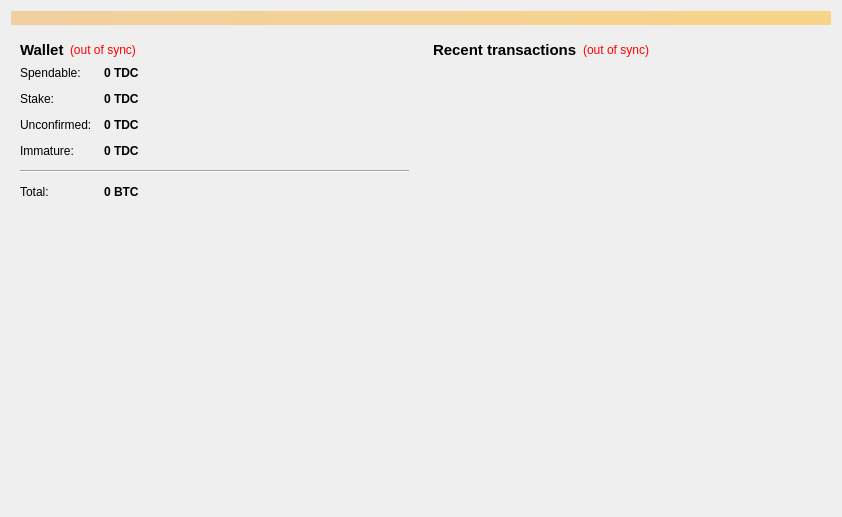
<?xml version="1.0" encoding="UTF-8"?>
<ui version="4.0">
 <class>OverviewPage</class>
 <widget class="QWidget" name="OverviewPage">
  <property name="geometry">
   <rect>
    <x>0</x>
    <y>0</y>
    <width>842</width>
    <height>517</height>
   </rect>
  </property>
  <property name="windowTitle">
   <string>Form</string>
  </property>
  <layout class="QVBoxLayout" name="topLayout">
   <item>
    <widget class="QLabel" name="labelAlerts">
     <property name="visible">
      <bool>false</bool>
     </property>
     <property name="styleSheet">
      <string notr="true">background-color: qlineargradient(x1: 0, y1: 0, x2: 1, y2: 0, stop:0 #F0D0A0, stop:1 #F8D488);  color:#000000
</string>
     </property>
     <property name="wordWrap">
      <bool>true</bool>
     </property>
     <property name="margin">
      <number>3</number>
     </property>
    </widget>
   </item>
   <item>
    <layout class="QHBoxLayout" name="horizontalLayout" stretch="1,1">
     <item>
      <layout class="QVBoxLayout" name="verticalLayout_2">
       <item>
        <widget class="QWidget" name="widget" native="true">
         <layout class="QVBoxLayout" name="verticalLayout_4">
          <item>
           <layout class="QHBoxLayout" name="horizontalLayout_4">
            <item>
             <widget class="QLabel" name="label_5">
              <property name="font">
               <font>
                <pointsize>11</pointsize>
                <weight>75</weight>
                <bold>true</bold>
               </font>
              </property>
              <property name="text">
               <string>Wallet</string>
              </property>
             </widget>
            </item>
            <item>
             <widget class="QLabel" name="labelWalletStatus">
              <property name="toolTip">
               <string>The displayed information may be out of date. Your wallet automatically synchronizes with the TDC network after a connection is established, but this process has not completed yet.</string>
              </property>
              <property name="styleSheet">
               <string notr="true">QLabel { color: red; }</string>
              </property>
              <property name="text">
               <string notr="true">(out of sync)</string>
              </property>
              <property name="alignment">
               <set>Qt::AlignLeading|Qt::AlignLeft|Qt::AlignVCenter</set>
              </property>
             </widget>
            </item>
            <item>
             <spacer name="horizontalSpacer_2">
              <property name="orientation">
               <enum>Qt::Horizontal</enum>
              </property>
              <property name="sizeHint" stdset="0">
               <size>
                <width>40</width>
                <height>20</height>
               </size>
              </property>
             </spacer>
            </item>
           </layout>
          </item>
          <item>
           <layout class="QFormLayout" name="formLayout_2">
            <property name="fieldGrowthPolicy">
             <enum>QFormLayout::AllNonFixedFieldsGrow</enum>
            </property>
            <property name="horizontalSpacing">
             <number>12</number>
            </property>
            <property name="verticalSpacing">
             <number>12</number>
            </property>
            <item row="0" column="0">
             <widget class="QLabel" name="label">
              <property name="text">
               <string>Spendable:</string>
              </property>
             </widget>
            </item>
            <item row="0" column="1">
             <widget class="QLabel" name="labelBalance">
              <property name="font">
               <font>
                <weight>75</weight>
                <bold>true</bold>
               </font>
              </property>
              <property name="cursor">
               <cursorShape>IBeamCursor</cursorShape>
              </property>
              <property name="toolTip">
               <string>Your current spendable balance</string>
              </property>
              <property name="text">
               <string notr="true">0 TDC</string>
              </property>
              <property name="alignment">
               <set>Qt::AlignLeading|Qt::AlignLeft|Qt::AlignVCenter</set>
              </property>
              <property name="textInteractionFlags">
               <set>Qt::LinksAccessibleByMouse|Qt::TextSelectableByKeyboard|Qt::TextSelectableByMouse</set>
              </property>
             </widget>
            </item>
            <item row="1" column="0">
             <widget class="QLabel" name="label_6">
              <property name="text">
               <string>Stake:</string>
              </property>
             </widget>
            </item>
            <item row="1" column="1">
             <widget class="QLabel" name="labelStake">
              <property name="font">
               <font>
                <weight>75</weight>
                <bold>true</bold>
               </font>
              </property>
              <property name="cursor">
               <cursorShape>IBeamCursor</cursorShape>
              </property>
              <property name="toolTip">
               <string>Total of coins that was staked, and do not yet count toward the current balance</string>
              </property>
              <property name="text">
               <string notr="true">0 TDC</string>
              </property>
              <property name="alignment">
               <set>Qt::AlignLeading|Qt::AlignLeft|Qt::AlignVCenter</set>
              </property>
              <property name="textInteractionFlags">
               <set>Qt::LinksAccessibleByMouse|Qt::TextSelectableByKeyboard|Qt::TextSelectableByMouse</set>
              </property>
             </widget>
            </item>
            <item row="2" column="0">
             <widget class="QLabel" name="label_3">
              <property name="text">
               <string>Unconfirmed:</string>
              </property>
             </widget>
            </item>
            <item row="2" column="1">
             <widget class="QLabel" name="labelUnconfirmed">
              <property name="font">
               <font>
                <weight>75</weight>
                <bold>true</bold>
               </font>
              </property>
              <property name="cursor">
               <cursorShape>IBeamCursor</cursorShape>
              </property>
              <property name="toolTip">
               <string>Total of transactions that have yet to be confirmed, and do not yet count toward the current balance</string>
              </property>
              <property name="text">
               <string notr="true">0 TDC</string>
              </property>
              <property name="alignment">
               <set>Qt::AlignLeading|Qt::AlignLeft|Qt::AlignVCenter</set>
              </property>
              <property name="textInteractionFlags">
               <set>Qt::LinksAccessibleByMouse|Qt::TextSelectableByKeyboard|Qt::TextSelectableByMouse</set>
              </property>
             </widget>
            </item>
            <item row="3" column="0">
             <widget class="QLabel" name="labelImmatureText">
              <property name="text">
               <string>Immature:</string>
              </property>
             </widget>
            </item>
            <item row="3" column="1">
             <widget class="QLabel" name="labelImmature">
              <property name="font">
               <font>
                <weight>75</weight>
                <bold>true</bold>
               </font>
              </property>
              <property name="toolTip">
               <string>Mined balance that has not yet matured</string>
              </property>
              <property name="text">
               <string notr="true">0 TDC</string>
              </property>
              <property name="alignment">
               <set>Qt::AlignLeading|Qt::AlignLeft|Qt::AlignVCenter</set>
              </property>
              <property name="textInteractionFlags">
               <set>Qt::LinksAccessibleByMouse|Qt::TextSelectableByKeyboard|Qt::TextSelectableByMouse</set>
              </property>
             </widget>
            </item>
            <item row="4" column="0" colspan="2">
             <widget class="Line" name="line">
              <property name="maximumSize">
               <size>
                <width>16777215</width>
                <height>16777215</height>
               </size>
              </property>
              <property name="orientation">
               <enum>Qt::Horizontal</enum>
              </property>
             </widget>
            </item>
            <item row="5" column="0">
             <widget class="QLabel" name="labelTotalText">
              <property name="text">
               <string>Total:</string>
              </property>
             </widget>
            </item>
            <item row="5" column="1">
             <widget class="QLabel" name="labelTotal">
              <property name="font">
               <font>
                <weight>75</weight>
                <bold>true</bold>
               </font>
              </property>
              <property name="cursor">
               <cursorShape>IBeamCursor</cursorShape>
              </property>
              <property name="toolTip">
               <string>Your current total balance</string>
              </property>
              <property name="text">
               <string notr="true">0 BTC</string>
              </property>
              <property name="alignment">
               <set>Qt::AlignLeading|Qt::AlignLeft|Qt::AlignVCenter</set>
              </property>
              <property name="textInteractionFlags">
               <set>Qt::LinksAccessibleByMouse|Qt::TextSelectableByKeyboard|Qt::TextSelectableByMouse</set>
              </property>
             </widget>
            </item>
           </layout>
          </item>
         </layout>
        </widget>
       </item>
       <item>
        <spacer name="verticalSpacer_2">
         <property name="orientation">
          <enum>Qt::Vertical</enum>
         </property>
         <property name="sizeHint" stdset="0">
          <size>
           <width>20</width>
           <height>40</height>
          </size>
         </property>
        </spacer>
       </item>
       <item>
        <widget class="QLabel" name="label_overview_pic">
         <property name="sizePolicy">
          <sizepolicy hsizetype="Preferred" vsizetype="Preferred">
           <horstretch>0</horstretch>
           <verstretch>0</verstretch>
          </sizepolicy>
         </property>
         <property name="minimumSize">
          <size>
           <width>0</width>
           <height>0</height>
          </size>
         </property>
         <property name="maximumSize">
          <size>
           <width>500</width>
           <height>500</height>
          </size>
         </property>
         <property name="text">
          <string/>
         </property>
         <property name="pixmap">
          <pixmap resource="../bitcoin.qrc">:/images/wallet_bg</pixmap>
         </property>
         <property name="alignment">
          <set>Qt::AlignCenter</set>
         </property>
         <property name="margin">
          <number>20</number>
         </property>
        </widget>
       </item>
       <item>
        <spacer name="verticalSpacer">
         <property name="orientation">
          <enum>Qt::Vertical</enum>
         </property>
         <property name="sizeHint" stdset="0">
          <size>
           <width>20</width>
           <height>40</height>
          </size>
         </property>
        </spacer>
       </item>
      </layout>
     </item>
     <item>
      <layout class="QVBoxLayout" name="verticalLayout_3">
       <item>
        <widget class="QWidget" name="widget_2" native="true">
         <layout class="QVBoxLayout" name="verticalLayout">
          <item>
           <layout class="QHBoxLayout" name="horizontalLayout_2">
            <item>
             <widget class="QLabel" name="label_4">
              <property name="font">
               <font>
                <pointsize>11</pointsize>
                <weight>75</weight>
                <bold>true</bold>
               </font>
              </property>
              <property name="text">
               <string>&lt;b&gt;Recent transactions&lt;/b&gt;</string>
              </property>
             </widget>
            </item>
            <item>
             <widget class="QLabel" name="labelTransactionsStatus">
              <property name="toolTip">
               <string>The displayed information may be out of date. Your wallet automatically synchronizes with the TDC network after a connection is established, but this process has not completed yet.</string>
              </property>
              <property name="styleSheet">
               <string notr="true">QLabel { color: red; }</string>
              </property>
              <property name="text">
               <string notr="true">(out of sync)</string>
              </property>
              <property name="alignment">
               <set>Qt::AlignRight|Qt::AlignTrailing|Qt::AlignVCenter</set>
              </property>
             </widget>
            </item>
            <item>
             <spacer name="horizontalSpacer">
              <property name="orientation">
               <enum>Qt::Horizontal</enum>
              </property>
              <property name="sizeHint" stdset="0">
               <size>
                <width>40</width>
                <height>20</height>
               </size>
              </property>
             </spacer>
            </item>
           </layout>
          </item>
          <item>
           <widget class="QListView" name="listTransactions">
            <property name="styleSheet">
             <string notr="true">QListView { background: transparent; }</string>
            </property>
            <property name="frameShape">
             <enum>QFrame::NoFrame</enum>
            </property>
            <property name="verticalScrollBarPolicy">
             <enum>Qt::ScrollBarAlwaysOff</enum>
            </property>
            <property name="horizontalScrollBarPolicy">
             <enum>Qt::ScrollBarAlwaysOff</enum>
            </property>
            <property name="selectionMode">
             <enum>QAbstractItemView::NoSelection</enum>
            </property>
           </widget>
          </item>
         </layout>
        </widget>
       </item>
      </layout>
     </item>
    </layout>
   </item>
  </layout>
 </widget>
 <resources>
  <include location="../bitcoin.qrc"/>
 </resources>
 <connections/>
</ui>
